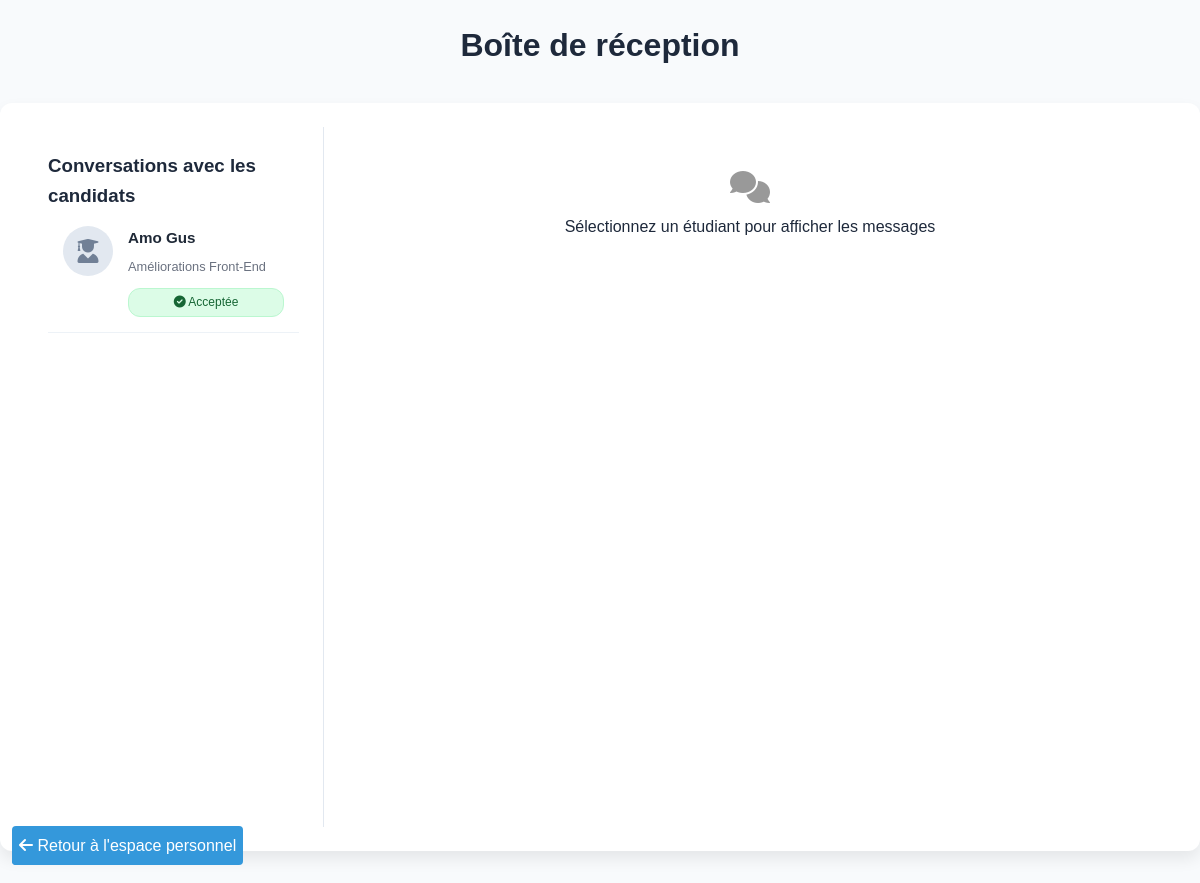
The app's page /app/message/inbox.php (signed in), older data.
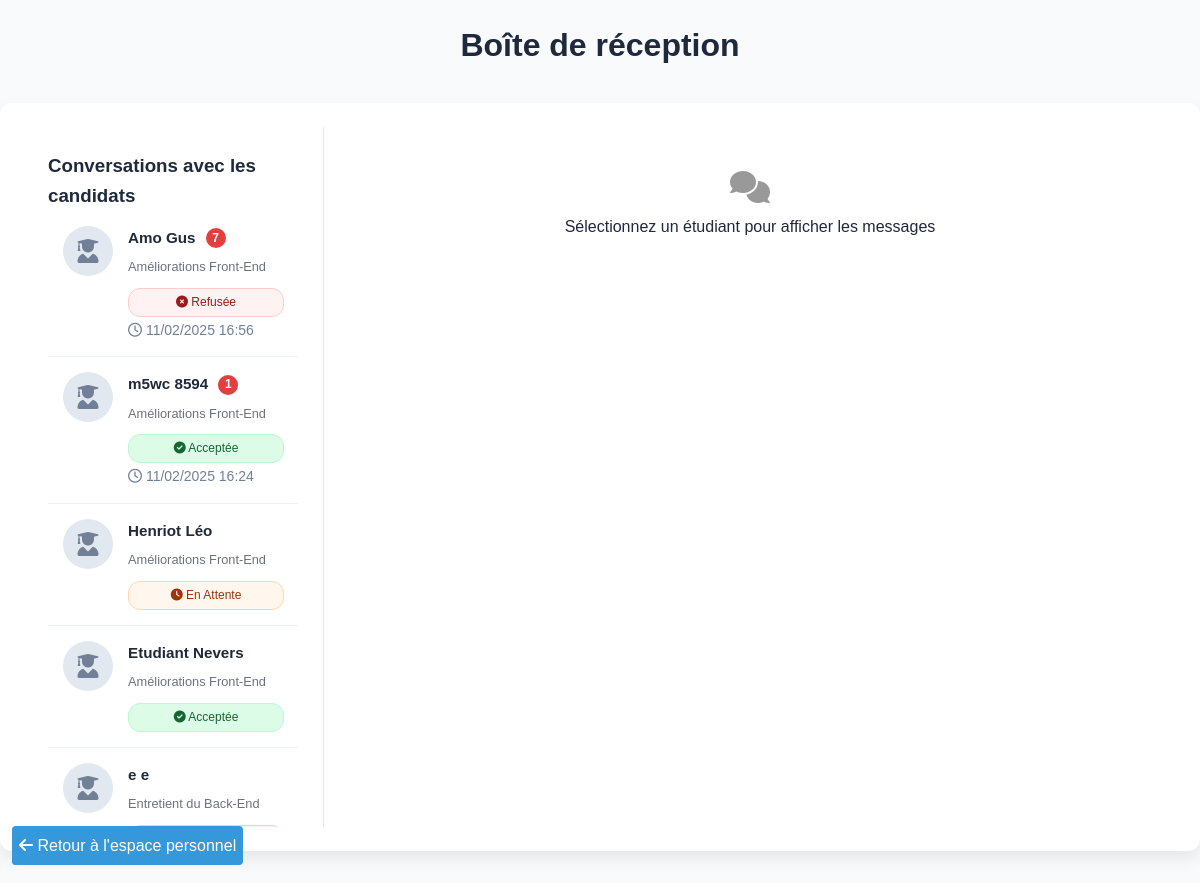
The same page, newer data.
### tables this page shows
CREATE TABLE `etudiants` (
  `id` int(11) NOT NULL,
  `nom` varchar(50) NOT NULL,
  `prenom` varchar(50) NOT NULL,
  `date_naissance` date DEFAULT NULL,
  `adresse` varchar(255) DEFAULT NULL,
  `ville` varchar(100) DEFAULT NULL,
  `code_postal` varchar(10) DEFAULT NULL,
  `pays` varchar(100) DEFAULT NULL,
  `telephone` varchar(20) DEFAULT NULL,
  `niveau_etude` varchar(50) DEFAULT NULL,
  `filiere` varchar(100) DEFAULT NULL,
  `cv` varchar(255) DEFAULT NULL,
  `username` varchar(100) NOT NULL,
  `email` varchar(255) NOT NULL,
  `password` varchar(255) NOT NULL,
  `role` enum('etudiant','entreprise','admin') NOT NULL DEFAULT 'etudiant',
  `lettre_motivation` text,
  `date_creation` timestamp NOT NULL DEFAULT CURRENT_TIMESTAMP,
  `icone` varchar(255) DEFAULT NULL
);

### app/message/inbox.php (the view, shortened to what this page needs)
<?php
require_once $_SERVER['DOCUMENT_ROOT'] . '/Gestion_Stage/app/config/database.php';
$user_id = $_SESSION['user_id'];
$role = $_SESSION['role'];
$selected_entreprise_id = isset($_GET['entreprise_id']) ? intval($_GET['entreprise_id']) : null;
$selected_etudiant_id = isset($_GET['etudiant_id']) ? intval($_GET['etudiant_id']) : null;
if ($role === 'entreprise') {
    $etudiant_query = "SELECT DISTINCT e.*,
    CONCAT(e.nom, ' ', e.prenom) as nom_complet,
    MAX(m.date_envoi) as dernier_message,
    c.statut as statut_candidature,
    os.titre as titre_offre,
    MIN(m.conversation_id) as conversation_id,
    COUNT(DISTINCT CASE
        WHEN m.statut = 'non_lu'
        AND m.expediteur_id = CONCAT('E', e.id)
        AND m.destinataire_id = CONCAT('C', :user_id)
        THEN m.id
    END) as messages_non_lus
FROM etudiants e
INNER JOIN candidatures c ON e.id = c.etudiant_id
INNER JOIN offres_stages os ON c.offre_id = os.id
LEFT JOIN messages m ON (
    m.expediteur_id = CONCAT('E', e.id)
    AND m.destinataire_id = CONCAT('C', :user_id)
)
WHERE os.entreprise_id = :user_id
GROUP BY e.id";
    $etudiant_stmt = $pdo->prepare($etudiant_query);
    $etudiant_stmt->execute([':user_id' => $user_id]);
    $etudiants = $etudiant_stmt->fetchAll();
}
$messages = [];
?>
<!DOCTYPE html>
<html lang="fr">
<head>
    <link rel="stylesheet" href="/Gestion_Stage/public/assets/css/style_message.css">
    <link rel="stylesheet" href="https://cdnjs.cloudflare.com/ajax/libs/font-awesome/6.0.0/css/all.min.css"
 />
    <h1>Boîte de réception</h1>
</head>
<body>
    <div class="container inbox-container">
        <div class="conversation-list">
    <?php if ($role === 'entreprise'): ?>
        <h3>Conversations avec les candidats</h3>
        <ul class="conversations">
            <?php foreach ($etudiants as $etudiant): ?>
                <li class="conversation-item <?php echo $selected_etudiant_id == $etudiant['id'] ? 'active' : ''; ?>">
                    <a href="?etudiant_id=<?php echo $etudiant['id']; ?>">
                        <div class="avatar">
                            <i class="fas fa-user-graduate"></i>
                        </div>
                        <div class="info">
                            <span class="name">
                                <?php echo htmlspecialchars($etudiant['nom_complet']); ?>
                                <?php if ($etudiant['messages_non_lus'] > 0): ?>
                                    <span class="notification-badge">
                                        <?php echo $etudiant['messages_non_lus'] > 9 ? '9+' : $etudiant['messages_non_lus']; ?>
                                    </span>
                                <?php endif; ?>
                            </span>
                            <span class="offer-title"><?php echo htmlspecialchars($etudiant['titre_offre']); ?></span>
                            <span class="status <?php echo strtolower($etudiant['statut_candidature']); ?>">
                                <?php
                                $statut = strtolower($etudiant['statut_candidature']);
                                switch($statut) {
                                    case 'acceptee':
                                        echo '<i class="fas fa-check-circle"></i> Acceptée';
                                        break;
                                    case 'en_attente':
                                        echo '<i class="fas fa-clock"></i> En attente';
                                        break;
                                    case 'refusee':
                                        echo '<i class="fas fa-times-circle"></i> Refusée';
                                        break;
                                }
                                ?>
                            </span>
                            <?php if ($etudiant['dernier_message']): ?>
                                <span class="last-message">
                                    <i class="far fa-clock"></i>
                                    <?php echo date('d/m/Y H:i', strtotime($etudiant['dernier_message'])); ?>
                                </span>
                            <?php endif; ?>
                        </div>
                    </a>
                </li>
            <?php endforeach; ?>
        </ul>
    <?php endif; ?>
</div>
        <div class="message-content" id="messageContent">
    <?php if ($role === 'etudiant' && !$selected_entreprise_id): ?>
        <p class="empty-message"><i class="fas fa-comments"></i> Sélectionnez une conversation pour afficher les messages</p>
    <?php elseif ($role === 'entreprise' && !$selected_etudiant_id): ?>
        <p class="empty-message"><i class="fas fa-comments"></i> Sélectionnez un étudiant pour afficher les messages</p>
    <?php elseif (empty($messages)): ?>
        <p class="empty-message"><i class="fas fa-envelope-open"></i> Aucun message dans cette conversation</p>
    <?php endif; ?>
</div>
    </div>
    <p class="index-button"><a class="index-button" href="/Gestion_Stage/app/views/home.php"><i class="fas fa-arrow-left"></i> Retour à l'espace personnel</a></p>
</body>
</html>

### public/assets/css/style_message.css (style rules this page uses)
:root { --primary-color: #2563eb; --secondary-color: #1e40af; --bg-color: #f8fafc; --text-color: #1e293b; --border-color: #e2e8f0; --hover-bg: #f1f5f9; --shadow: 0 4px 6px -1px rgba(0, 0, 0, 0.1); --radius: 12px; --message-sent: #e0f2fe; --message-received: #ffffff; --transition-duration: 0.2s; --font-family: 'Nunito', sans-serif; --sidebar-width: 300px; --reply-box-height: 4rem; }
* { margin: 0; padding: 0; box-sizing: border-box; }
h1 { text-align: center; margin-top: 20px; }
body { font-family: var(--font-family); background-color: var(--bg-color); color: var(--text-color); line-height: 1.6; min-height: 100vh; overflow: hidden; }
.inbox-container { max-width: 1200px; margin: 2rem auto; padding: 1.5rem; display: flex; background: white; border-radius: var(--radius); box-shadow: 0 8px 16px rgba(0, 0, 0, 0.08); min-height: 70vh; height: auto; position: relative; }
.conversation-list { width: var(--sidebar-width); border-right: 1px solid var(--border-color); padding: 1.5rem; overflow-y: auto; height: 700px; }
.message-content { display: flex; flex-direction: column; flex: 1; padding: 1.5rem; overflow: hidden; position: relative; height: auto; max-height: 660px; }
.message-content p { line-height: 1.7; font-size: 1rem; color: var(--text-color); word-wrap: break-word; }
.empty-message { text-align: center; padding: 20px; color: #666; font-size: 1.1em; }
.empty-message i { display: block; font-size: 2em; margin-bottom: 10px; color: #999; }
.conversations { list-style: none; padding: 0; margin: 0; }
.conversation-item { border-bottom: 1px solid #edf2f7; transition: background-color var(--transition-duration) ease; }
.conversation-item a { display: flex; padding: 15px; text-decoration: none; color: #2d3748; transition: background-color var(--transition-duration) ease; }
.avatar { width: 50px; height: 50px; border-radius: 50%; margin-right: 15px; background-color: #e2e8f0; display: flex; align-items: center; justify-content: center; overflow: hidden; }
.avatar i { font-size: 24px; color: #718096; }
.info { flex: 1; }
.name { display: block; font-weight: 600; margin-bottom: 5px; }
.last-message { font-size: 0.875rem; color: #718096; }
.status { display: inline-block; padding: 4px 8px; border-radius: 12px; font-size: 0.75rem; font-weight: 500; margin-top: 6px; text-transform: capitalize; }
.status.acceptee { text-align: center; background-color: #dcfce7; color: #166534; border: 1px solid #bbf7d0; }
.status.en_attente { text-align: center; background-color: #fff7ed; color: #9a3412; border: 1px solid #fed7aa; }
.status.refusee { text-align: center; background-color: #fef2f2; color: #991b1b; border: 1px solid #fecaca; }
.conversation-item .info { display: flex; flex-direction: column; gap: 2px; }
.conversation-item .name { font-size: 0.95rem; font-weight: 600; color: #1f2937; }
.conversation-item .offer-title { font-size: 0.8rem; color: #6b7280; margin-bottom: 2px; }
.index-button { position: fixed; bottom: 2%; left: 1%; background: #3498db; color: white; transition: background-color 0.2s ease; padding: 7px; border-radius: 4px; text-decoration: none; }
.notification-badge { background-color: #e53e3e; color: white; border-radius: 50%; padding: 2px 6px; font-size: 0.75rem; margin-left: 5px; font-weight: bold; display: inline-flex; align-items: center; justify-content: center; min-width: 20px; height: 20px; }
.name { display: flex; align-items: center; gap: 5px; }

Row changes from the older to the newer data that the page shows:
shown differently, row unchanged: etudiants (number 1 of 5 on the later page): messages_non_lus (not shown) → "7"; dernier_message (not shown) → "11/02/2025 16:56"; text "Acceptée" → "Refusée"
added etudiants: nom_complet "m5wc 8594", messages_non_lus "1", titre_offre "Améliorations Front-End", shows "Acceptée", dernier_message "11/02/2025 16:24"
added etudiants: nom_complet "Henriot Léo", titre_offre "Améliorations Front-End", shows "En Attente"
added etudiants: nom_complet "Etudiant Nevers", titre_offre "Améliorations Front-End", shows "Acceptée"
added etudiants: nom_complet "e e", titre_offre "Entretient du Back-End"
